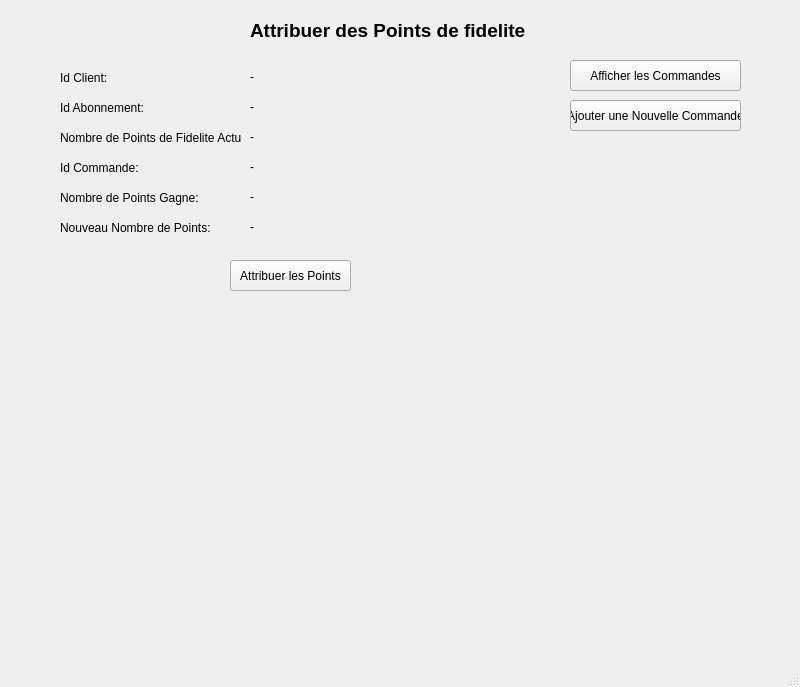
<?xml version="1.0" encoding="UTF-8"?>
<ui version="4.0">
 <class>MainWindow</class>
 <widget class="QMainWindow" name="MainWindow">
  <property name="geometry">
   <rect>
    <x>0</x>
    <y>0</y>
    <width>800</width>
    <height>687</height>
   </rect>
  </property>
  <property name="windowTitle">
   <string>MainWindow</string>
  </property>
  <widget class="QWidget" name="centralwidget">
   <widget class="QStackedWidget" name="stackedWidget">
    <property name="geometry">
     <rect>
      <x>10</x>
      <y>0</y>
      <width>771</width>
      <height>631</height>
     </rect>
    </property>
    <property name="currentIndex">
     <number>3</number>
    </property>
    <widget class="QWidget" name="stackedWidgetPage1">
     <widget class="QLabel" name="label_4">
      <property name="geometry">
       <rect>
        <x>20</x>
        <y>120</y>
        <width>101</width>
        <height>16</height>
       </rect>
      </property>
      <property name="text">
       <string>Nombre de Pieces:</string>
      </property>
     </widget>
     <widget class="QSpinBox" name="spinBox">
      <property name="geometry">
       <rect>
        <x>140</x>
        <y>120</y>
        <width>151</width>
        <height>21</height>
       </rect>
      </property>
      <property name="maximum">
       <number>1000000</number>
      </property>
     </widget>
     <widget class="QCheckBox" name="checkBox">
      <property name="geometry">
       <rect>
        <x>140</x>
        <y>520</y>
        <width>70</width>
        <height>18</height>
       </rect>
      </property>
      <property name="text">
       <string>Oui</string>
      </property>
     </widget>
     <widget class="QLabel" name="label_5">
      <property name="geometry">
       <rect>
        <x>20</x>
        <y>520</y>
        <width>101</width>
        <height>16</height>
       </rect>
      </property>
      <property name="text">
       <string>Livraison a domicile:</string>
      </property>
     </widget>
     <widget class="QCheckBox" name="checkBox_2">
      <property name="geometry">
       <rect>
        <x>240</x>
        <y>520</y>
        <width>70</width>
        <height>18</height>
       </rect>
      </property>
      <property name="text">
       <string>Non</string>
      </property>
     </widget>
     <widget class="QPushButton" name="pushButton_3">
      <property name="geometry">
       <rect>
        <x>140</x>
        <y>590</y>
        <width>111</width>
        <height>31</height>
       </rect>
      </property>
      <property name="text">
       <string>AJouter Commande</string>
      </property>
     </widget>
     <widget class="QPushButton" name="pushButton_4">
      <property name="geometry">
       <rect>
        <x>260</x>
        <y>590</y>
        <width>121</width>
        <height>31</height>
       </rect>
      </property>
      <property name="text">
       <string>Annuler</string>
      </property>
     </widget>
     <widget class="QTableWidget" name="tableWidget_2">
      <property name="geometry">
       <rect>
        <x>140</x>
        <y>150</y>
        <width>291</width>
        <height>291</height>
       </rect>
      </property>
      <row>
       <property name="text">
        <string/>
       </property>
      </row>
      <row>
       <property name="text">
        <string>Couette</string>
       </property>
      </row>
      <row>
       <property name="text">
        <string>Drap</string>
       </property>
      </row>
      <row>
       <property name="text">
        <string>Veste</string>
       </property>
      </row>
      <row>
       <property name="text">
        <string>Pantalon</string>
       </property>
      </row>
      <row>
       <property name="text">
        <string>Robe</string>
       </property>
      </row>
      <row>
       <property name="text">
        <string>Costume</string>
       </property>
      </row>
      <row>
       <property name="text">
        <string>Chaussure</string>
       </property>
      </row>
      <row>
       <property name="text">
        <string/>
       </property>
      </row>
      <column>
       <property name="text">
        <string>Nombre</string>
       </property>
      </column>
      <column>
       <property name="text">
        <string>Prix Unitaire</string>
       </property>
      </column>
      <item row="1" column="0">
       <property name="text">
        <string>0</string>
       </property>
      </item>
      <item row="1" column="1">
       <property name="text">
        <string>10</string>
       </property>
      </item>
      <item row="2" column="0">
       <property name="text">
        <string>0</string>
       </property>
      </item>
      <item row="2" column="1">
       <property name="text">
        <string>10</string>
       </property>
      </item>
      <item row="3" column="0">
       <property name="text">
        <string>0</string>
       </property>
      </item>
      <item row="3" column="1">
       <property name="text">
        <string>5</string>
       </property>
      </item>
      <item row="4" column="0">
       <property name="text">
        <string>0</string>
       </property>
      </item>
      <item row="4" column="1">
       <property name="text">
        <string>5</string>
       </property>
      </item>
      <item row="5" column="0">
       <property name="text">
        <string>0</string>
       </property>
      </item>
      <item row="5" column="1">
       <property name="text">
        <string>5</string>
       </property>
      </item>
      <item row="6" column="0">
       <property name="text">
        <string>0</string>
       </property>
      </item>
      <item row="6" column="1">
       <property name="text">
        <string>10</string>
       </property>
      </item>
      <item row="7" column="0">
       <property name="text">
        <string>0</string>
       </property>
      </item>
      <item row="7" column="1">
       <property name="text">
        <string>5</string>
       </property>
      </item>
     </widget>
     <widget class="QLabel" name="label">
      <property name="geometry">
       <rect>
        <x>20</x>
        <y>50</y>
        <width>91</width>
        <height>16</height>
       </rect>
      </property>
      <property name="text">
       <string>Identifiant Client:</string>
      </property>
     </widget>
     <widget class="QComboBox" name="comboBox">
      <property name="geometry">
       <rect>
        <x>140</x>
        <y>50</y>
        <width>151</width>
        <height>21</height>
       </rect>
      </property>
     </widget>
     <widget class="QLabel" name="label_2">
      <property name="geometry">
       <rect>
        <x>250</x>
        <y>10</y>
        <width>251</width>
        <height>21</height>
       </rect>
      </property>
      <property name="styleSheet">
       <string notr="true">font: 75 14pt &quot;MS Shell Dlg 2&quot;;</string>
      </property>
      <property name="text">
       <string>Ajouter Une Commande</string>
      </property>
     </widget>
     <widget class="QLabel" name="label_6">
      <property name="geometry">
       <rect>
        <x>20</x>
        <y>540</y>
        <width>47</width>
        <height>14</height>
       </rect>
      </property>
      <property name="text">
       <string>Payé:</string>
      </property>
     </widget>
     <widget class="QCheckBox" name="checkBox_5">
      <property name="geometry">
       <rect>
        <x>140</x>
        <y>540</y>
        <width>70</width>
        <height>18</height>
       </rect>
      </property>
      <property name="text">
       <string>Oui</string>
      </property>
     </widget>
     <widget class="QCheckBox" name="checkBox_6">
      <property name="geometry">
       <rect>
        <x>240</x>
        <y>540</y>
        <width>70</width>
        <height>18</height>
       </rect>
      </property>
      <property name="text">
       <string>Non</string>
      </property>
     </widget>
     <widget class="QLineEdit" name="lineEdit_7">
      <property name="geometry">
       <rect>
        <x>190</x>
        <y>460</y>
        <width>113</width>
        <height>20</height>
       </rect>
      </property>
     </widget>
     <widget class="QLabel" name="label_20">
      <property name="geometry">
       <rect>
        <x>140</x>
        <y>460</y>
        <width>47</width>
        <height>14</height>
       </rect>
      </property>
      <property name="text">
       <string>Total</string>
      </property>
     </widget>
     <widget class="QPushButton" name="Boutton_Afiche_Commades">
      <property name="geometry">
       <rect>
        <x>580</x>
        <y>50</y>
        <width>171</width>
        <height>31</height>
       </rect>
      </property>
      <property name="text">
       <string>Afficher les Commades</string>
      </property>
     </widget>
     <widget class="QLabel" name="label_21">
      <property name="geometry">
       <rect>
        <x>20</x>
        <y>80</y>
        <width>101</width>
        <height>16</height>
       </rect>
      </property>
      <property name="text">
       <string>Identifiant Employe:</string>
      </property>
     </widget>
     <widget class="QComboBox" name="comboBox_5">
      <property name="geometry">
       <rect>
        <x>140</x>
        <y>80</y>
        <width>151</width>
        <height>22</height>
       </rect>
      </property>
     </widget>
     <widget class="QLabel" name="label_8">
      <property name="geometry">
       <rect>
        <x>300</x>
        <y>50</y>
        <width>161</width>
        <height>16</height>
       </rect>
      </property>
      <property name="text">
       <string/>
      </property>
     </widget>
     <widget class="QLabel" name="label_22">
      <property name="geometry">
       <rect>
        <x>300</x>
        <y>80</y>
        <width>141</width>
        <height>16</height>
       </rect>
      </property>
      <property name="text">
       <string/>
      </property>
     </widget>
     <widget class="QLabel" name="label_23">
      <property name="geometry">
       <rect>
        <x>300</x>
        <y>120</y>
        <width>171</width>
        <height>16</height>
       </rect>
      </property>
      <property name="text">
       <string/>
      </property>
     </widget>
     <widget class="QLabel" name="label_24">
      <property name="geometry">
       <rect>
        <x>290</x>
        <y>520</y>
        <width>161</width>
        <height>16</height>
       </rect>
      </property>
      <property name="text">
       <string/>
      </property>
     </widget>
     <widget class="QLabel" name="label_25">
      <property name="geometry">
       <rect>
        <x>300</x>
        <y>540</y>
        <width>131</width>
        <height>16</height>
       </rect>
      </property>
      <property name="text">
       <string/>
      </property>
     </widget>
     <widget class="QLabel" name="label_26">
      <property name="geometry">
       <rect>
        <x>440</x>
        <y>470</y>
        <width>131</width>
        <height>16</height>
       </rect>
      </property>
      <property name="text">
       <string/>
      </property>
     </widget>
     <widget class="QPushButton" name="pushButton_2">
      <property name="geometry">
       <rect>
        <x>340</x>
        <y>460</y>
        <width>91</width>
        <height>31</height>
       </rect>
      </property>
      <property name="text">
       <string>Calculer Total</string>
      </property>
     </widget>
     <widget class="QPushButton" name="pushButton_14">
      <property name="geometry">
       <rect>
        <x>580</x>
        <y>90</y>
        <width>171</width>
        <height>31</height>
       </rect>
      </property>
      <property name="text">
       <string>Attribuer des Points de Fidelite</string>
      </property>
     </widget>
    </widget>
    <widget class="QWidget" name="stackedWidgetPage2">
     <widget class="QLineEdit" name="lineEdit_4">
      <property name="geometry">
       <rect>
        <x>620</x>
        <y>90</y>
        <width>101</width>
        <height>31</height>
       </rect>
      </property>
     </widget>
     <widget class="QLabel" name="label_7">
      <property name="geometry">
       <rect>
        <x>560</x>
        <y>100</y>
        <width>61</width>
        <height>16</height>
       </rect>
      </property>
      <property name="text">
       <string>Rechercher:</string>
      </property>
     </widget>
     <widget class="QGroupBox" name="groupBox">
      <property name="geometry">
       <rect>
        <x>340</x>
        <y>400</y>
        <width>381</width>
        <height>221</height>
       </rect>
      </property>
      <property name="title">
       <string>Modifier</string>
      </property>
      <widget class="QLineEdit" name="lineEdit_3">
       <property name="geometry">
        <rect>
         <x>90</x>
         <y>50</y>
         <width>81</width>
         <height>20</height>
        </rect>
       </property>
      </widget>
      <widget class="QLineEdit" name="lineEdit_5">
       <property name="geometry">
        <rect>
         <x>90</x>
         <y>80</y>
         <width>81</width>
         <height>20</height>
        </rect>
       </property>
      </widget>
      <widget class="QComboBox" name="comboBox_2">
       <property name="geometry">
        <rect>
         <x>260</x>
         <y>20</y>
         <width>111</width>
         <height>22</height>
        </rect>
       </property>
       <item>
        <property name="text">
         <string/>
        </property>
       </item>
       <item>
        <property name="text">
         <string>Oui</string>
        </property>
       </item>
       <item>
        <property name="text">
         <string>Non</string>
        </property>
       </item>
      </widget>
      <widget class="QComboBox" name="comboBox_3">
       <property name="geometry">
        <rect>
         <x>260</x>
         <y>50</y>
         <width>111</width>
         <height>22</height>
        </rect>
       </property>
       <item>
        <property name="text">
         <string/>
        </property>
       </item>
       <item>
        <property name="text">
         <string>Paye</string>
        </property>
       </item>
       <item>
        <property name="text">
         <string>Non-Paye</string>
        </property>
       </item>
      </widget>
      <widget class="QLabel" name="label_12">
       <property name="geometry">
        <rect>
         <x>10</x>
         <y>50</y>
         <width>47</width>
         <height>14</height>
        </rect>
       </property>
       <property name="text">
        <string>Montant:</string>
       </property>
      </widget>
      <widget class="QLabel" name="label_13">
       <property name="geometry">
        <rect>
         <x>10</x>
         <y>70</y>
         <width>61</width>
         <height>31</height>
        </rect>
       </property>
       <property name="text">
        <string>nombre de 
Pieces:</string>
       </property>
      </widget>
      <widget class="QLabel" name="label_14">
       <property name="geometry">
        <rect>
         <x>210</x>
         <y>20</y>
         <width>47</width>
         <height>14</height>
        </rect>
       </property>
       <property name="text">
        <string>Livrable:</string>
       </property>
      </widget>
      <widget class="QLabel" name="label_15">
       <property name="geometry">
        <rect>
         <x>210</x>
         <y>50</y>
         <width>47</width>
         <height>14</height>
        </rect>
       </property>
       <property name="text">
        <string>Statut:</string>
       </property>
      </widget>
      <widget class="QLabel" name="label_16">
       <property name="geometry">
        <rect>
         <x>210</x>
         <y>80</y>
         <width>47</width>
         <height>14</height>
        </rect>
       </property>
       <property name="text">
        <string>Employe</string>
       </property>
      </widget>
      <widget class="QLabel" name="label_18">
       <property name="geometry">
        <rect>
         <x>10</x>
         <y>110</y>
         <width>71</width>
         <height>16</height>
        </rect>
       </property>
       <property name="text">
        <string>Date Retrait:</string>
       </property>
      </widget>
      <widget class="QComboBox" name="comboBox_4">
       <property name="geometry">
        <rect>
         <x>260</x>
         <y>80</y>
         <width>111</width>
         <height>22</height>
        </rect>
       </property>
      </widget>
      <widget class="QDateEdit" name="dateEdit_2">
       <property name="geometry">
        <rect>
         <x>90</x>
         <y>110</y>
         <width>81</width>
         <height>22</height>
        </rect>
       </property>
      </widget>
      <widget class="QLabel" name="label_19">
       <property name="geometry">
        <rect>
         <x>10</x>
         <y>20</y>
         <width>81</width>
         <height>16</height>
        </rect>
       </property>
       <property name="text">
        <string>Id Commande:</string>
       </property>
      </widget>
      <widget class="QLineEdit" name="lineEdit_6">
       <property name="geometry">
        <rect>
         <x>90</x>
         <y>20</y>
         <width>81</width>
         <height>20</height>
        </rect>
       </property>
      </widget>
      <widget class="QPushButton" name="pushButton">
       <property name="geometry">
        <rect>
         <x>140</x>
         <y>160</y>
         <width>111</width>
         <height>41</height>
        </rect>
       </property>
       <property name="text">
        <string>Modifier</string>
       </property>
      </widget>
      <widget class="QLabel" name="label_17">
       <property name="geometry">
        <rect>
         <x>210</x>
         <y>110</y>
         <width>47</width>
         <height>14</height>
        </rect>
       </property>
       <property name="text">
        <string>id Client:</string>
       </property>
      </widget>
      <widget class="QComboBox" name="comboBox_6">
       <property name="geometry">
        <rect>
         <x>260</x>
         <y>110</y>
         <width>111</width>
         <height>22</height>
        </rect>
       </property>
      </widget>
     </widget>
     <widget class="QPushButton" name="pushButton_5">
      <property name="geometry">
       <rect>
        <x>240</x>
        <y>400</y>
        <width>75</width>
        <height>31</height>
       </rect>
      </property>
      <property name="text">
       <string>Supprimer</string>
      </property>
     </widget>
     <widget class="QGroupBox" name="groupBox_2">
      <property name="geometry">
       <rect>
        <x>450</x>
        <y>60</y>
        <width>101</width>
        <height>101</height>
       </rect>
      </property>
      <property name="title">
       <string>Filtre</string>
      </property>
      <widget class="QCheckBox" name="checkBox_3">
       <property name="geometry">
        <rect>
         <x>10</x>
         <y>20</y>
         <width>70</width>
         <height>18</height>
        </rect>
       </property>
       <property name="text">
        <string>Livrable</string>
       </property>
      </widget>
      <widget class="QCheckBox" name="checkBox_4">
       <property name="geometry">
        <rect>
         <x>10</x>
         <y>60</y>
         <width>70</width>
         <height>18</height>
        </rect>
       </property>
       <property name="text">
        <string>Paye</string>
       </property>
      </widget>
      <widget class="QCheckBox" name="checkBox_7">
       <property name="geometry">
        <rect>
         <x>10</x>
         <y>80</y>
         <width>70</width>
         <height>18</height>
        </rect>
       </property>
       <property name="text">
        <string>Non-paye</string>
       </property>
      </widget>
      <widget class="QCheckBox" name="checkBox_16">
       <property name="geometry">
        <rect>
         <x>10</x>
         <y>40</y>
         <width>81</width>
         <height>18</height>
        </rect>
       </property>
       <property name="text">
        <string>Non-Livrable</string>
       </property>
      </widget>
     </widget>
     <widget class="QLabel" name="label_3">
      <property name="geometry">
       <rect>
        <x>290</x>
        <y>20</y>
        <width>201</width>
        <height>20</height>
       </rect>
      </property>
      <property name="styleSheet">
       <string notr="true">font: 75 14pt &quot;MS Shell Dlg 2&quot;;</string>
      </property>
      <property name="text">
       <string>Les Commandes</string>
      </property>
     </widget>
     <widget class="QPushButton" name="pushButton_6">
      <property name="geometry">
       <rect>
        <x>10</x>
        <y>400</y>
        <width>121</width>
        <height>31</height>
       </rect>
      </property>
      <property name="text">
       <string>Marquer comme Payé</string>
      </property>
     </widget>
     <widget class="QPushButton" name="pushButton_7">
      <property name="geometry">
       <rect>
        <x>140</x>
        <y>400</y>
        <width>91</width>
        <height>31</height>
       </rect>
      </property>
      <property name="text">
       <string>Imprimer Recu</string>
      </property>
     </widget>
     <widget class="QTableView" name="tableView">
      <property name="geometry">
       <rect>
        <x>10</x>
        <y>190</y>
        <width>711</width>
        <height>192</height>
       </rect>
      </property>
     </widget>
     <widget class="QPushButton" name="Boutton_aller_a_ajouterCommande">
      <property name="geometry">
       <rect>
        <x>10</x>
        <y>440</y>
        <width>121</width>
        <height>41</height>
       </rect>
      </property>
      <property name="text">
       <string>Ajouter une 
Nouvelle Commande</string>
      </property>
     </widget>
     <widget class="QGroupBox" name="groupBox_4">
      <property name="geometry">
       <rect>
        <x>10</x>
        <y>60</y>
        <width>431</width>
        <height>91</height>
       </rect>
      </property>
      <property name="title">
       <string>Trier par:</string>
      </property>
      <widget class="QGroupBox" name="groupBox_5">
       <property name="geometry">
        <rect>
         <x>10</x>
         <y>20</y>
         <width>101</width>
         <height>61</height>
        </rect>
       </property>
       <property name="title">
        <string>Montant</string>
       </property>
       <widget class="QCheckBox" name="checkBox_8">
        <property name="geometry">
         <rect>
          <x>10</x>
          <y>20</y>
          <width>70</width>
          <height>18</height>
         </rect>
        </property>
        <property name="text">
         <string>croissant</string>
        </property>
       </widget>
       <widget class="QCheckBox" name="checkBox_9">
        <property name="geometry">
         <rect>
          <x>10</x>
          <y>40</y>
          <width>81</width>
          <height>18</height>
         </rect>
        </property>
        <property name="text">
         <string>decroissant</string>
        </property>
       </widget>
      </widget>
      <widget class="QGroupBox" name="groupBox_6">
       <property name="geometry">
        <rect>
         <x>110</x>
         <y>20</y>
         <width>101</width>
         <height>61</height>
        </rect>
       </property>
       <property name="title">
        <string>Date Depot</string>
       </property>
       <widget class="QCheckBox" name="checkBox_10">
        <property name="geometry">
         <rect>
          <x>10</x>
          <y>20</y>
          <width>70</width>
          <height>18</height>
         </rect>
        </property>
        <property name="text">
         <string>croissant</string>
        </property>
       </widget>
       <widget class="QCheckBox" name="checkBox_11">
        <property name="geometry">
         <rect>
          <x>10</x>
          <y>40</y>
          <width>81</width>
          <height>18</height>
         </rect>
        </property>
        <property name="text">
         <string>decroissant</string>
        </property>
       </widget>
      </widget>
      <widget class="QGroupBox" name="groupBox_7">
       <property name="geometry">
        <rect>
         <x>210</x>
         <y>20</y>
         <width>101</width>
         <height>61</height>
        </rect>
       </property>
       <property name="title">
        <string>Date Retrait</string>
       </property>
       <widget class="QCheckBox" name="checkBox_12">
        <property name="geometry">
         <rect>
          <x>10</x>
          <y>20</y>
          <width>70</width>
          <height>18</height>
         </rect>
        </property>
        <property name="text">
         <string>croissant</string>
        </property>
       </widget>
       <widget class="QCheckBox" name="checkBox_13">
        <property name="geometry">
         <rect>
          <x>10</x>
          <y>40</y>
          <width>81</width>
          <height>18</height>
         </rect>
        </property>
        <property name="text">
         <string>decroissant</string>
        </property>
       </widget>
      </widget>
      <widget class="QGroupBox" name="groupBox_8">
       <property name="geometry">
        <rect>
         <x>310</x>
         <y>20</y>
         <width>101</width>
         <height>61</height>
        </rect>
       </property>
       <property name="title">
        <string>Nombre de Pieces</string>
       </property>
       <widget class="QCheckBox" name="checkBox_14">
        <property name="geometry">
         <rect>
          <x>10</x>
          <y>20</y>
          <width>70</width>
          <height>18</height>
         </rect>
        </property>
        <property name="text">
         <string>croissant</string>
        </property>
       </widget>
       <widget class="QCheckBox" name="checkBox_15">
        <property name="geometry">
         <rect>
          <x>10</x>
          <y>40</y>
          <width>81</width>
          <height>18</height>
         </rect>
        </property>
        <property name="text">
         <string>decroissant</string>
        </property>
       </widget>
      </widget>
     </widget>
     <widget class="QPushButton" name="pushButton_10">
      <property name="geometry">
       <rect>
        <x>140</x>
        <y>440</y>
        <width>171</width>
        <height>41</height>
       </rect>
      </property>
      <property name="text">
       <string>Envoyer SMS de Confirmation</string>
      </property>
     </widget>
     <widget class="QPushButton" name="pushButton_15">
      <property name="geometry">
       <rect>
        <x>10</x>
        <y>490</y>
        <width>121</width>
        <height>41</height>
       </rect>
      </property>
      <property name="text">
       <string>Attribuer des
 Points de Fidelite</string>
      </property>
     </widget>
    </widget>
    <widget class="QWidget" name="page_2">
     <widget class="QLabel" name="label_27">
      <property name="geometry">
       <rect>
        <x>300</x>
        <y>50</y>
        <width>211</width>
        <height>41</height>
       </rect>
      </property>
      <property name="text">
       <string>&lt;html&gt;&lt;head/&gt;&lt;body&gt;&lt;p&gt;&lt;span style=&quot; font-size:22pt; font-weight:600;&quot;&gt;PARAMETRES&lt;/span&gt;&lt;/p&gt;&lt;/body&gt;&lt;/html&gt;</string>
      </property>
     </widget>
     <widget class="QLabel" name="label_28">
      <property name="geometry">
       <rect>
        <x>40</x>
        <y>110</y>
        <width>61</width>
        <height>20</height>
       </rect>
      </property>
      <property name="text">
       <string>LANGUE :</string>
      </property>
     </widget>
     <widget class="QComboBox" name="comboBox_7">
      <property name="geometry">
       <rect>
        <x>110</x>
        <y>110</y>
        <width>141</width>
        <height>22</height>
       </rect>
      </property>
      <item>
       <property name="text">
        <string>Francais</string>
       </property>
      </item>
      <item>
       <property name="text">
        <string>Anglais</string>
       </property>
      </item>
      <item>
       <property name="text">
        <string>Tunisien</string>
       </property>
      </item>
     </widget>
     <widget class="QPushButton" name="pushButton_11">
      <property name="geometry">
       <rect>
        <x>280</x>
        <y>110</y>
        <width>111</width>
        <height>23</height>
       </rect>
      </property>
      <property name="text">
       <string>Definir la langue</string>
      </property>
     </widget>
     <widget class="QPushButton" name="pushButton_12">
      <property name="geometry">
       <rect>
        <x>630</x>
        <y>60</y>
        <width>141</width>
        <height>51</height>
       </rect>
      </property>
      <property name="text">
       <string>Afficher les Commandes</string>
      </property>
     </widget>
    </widget>
    <widget class="QWidget" name="page">
     <widget class="QLabel" name="label_9">
      <property name="geometry">
       <rect>
        <x>240</x>
        <y>10</y>
        <width>301</width>
        <height>41</height>
       </rect>
      </property>
      <property name="minimumSize">
       <size>
        <width>111</width>
        <height>16</height>
       </size>
      </property>
      <property name="text">
       <string>&lt;html&gt;&lt;head/&gt;&lt;body&gt;&lt;p&gt;&lt;span style=&quot; font-size:14pt; font-weight:600;&quot;&gt;Attribuer des Points de fidelite&lt;/span&gt;&lt;/p&gt;&lt;/body&gt;&lt;/html&gt;</string>
      </property>
     </widget>
     <widget class="QLabel" name="label_10">
      <property name="geometry">
       <rect>
        <x>50</x>
        <y>70</y>
        <width>61</width>
        <height>16</height>
       </rect>
      </property>
      <property name="text">
       <string>Id Client:</string>
      </property>
     </widget>
     <widget class="QLabel" name="label_11">
      <property name="geometry">
       <rect>
        <x>240</x>
        <y>70</y>
        <width>47</width>
        <height>14</height>
       </rect>
      </property>
      <property name="text">
       <string>-</string>
      </property>
     </widget>
     <widget class="QLabel" name="label_29">
      <property name="geometry">
       <rect>
        <x>50</x>
        <y>100</y>
        <width>91</width>
        <height>16</height>
       </rect>
      </property>
      <property name="text">
       <string>Id Abonnement:</string>
      </property>
     </widget>
     <widget class="QLabel" name="label_30">
      <property name="geometry">
       <rect>
        <x>240</x>
        <y>100</y>
        <width>47</width>
        <height>14</height>
       </rect>
      </property>
      <property name="text">
       <string>-</string>
      </property>
     </widget>
     <widget class="QLabel" name="label_31">
      <property name="geometry">
       <rect>
        <x>50</x>
        <y>130</y>
        <width>181</width>
        <height>16</height>
       </rect>
      </property>
      <property name="text">
       <string>Nombre de Points de Fidelite Actuel:</string>
      </property>
     </widget>
     <widget class="QLabel" name="label_32">
      <property name="geometry">
       <rect>
        <x>240</x>
        <y>130</y>
        <width>47</width>
        <height>14</height>
       </rect>
      </property>
      <property name="text">
       <string>-</string>
      </property>
     </widget>
     <widget class="QLabel" name="label_33">
      <property name="geometry">
       <rect>
        <x>50</x>
        <y>190</y>
        <width>171</width>
        <height>16</height>
       </rect>
      </property>
      <property name="text">
       <string>Nombre de Points Gagne:</string>
      </property>
     </widget>
     <widget class="QLabel" name="label_34">
      <property name="geometry">
       <rect>
        <x>50</x>
        <y>160</y>
        <width>81</width>
        <height>16</height>
       </rect>
      </property>
      <property name="text">
       <string>Id Commande:</string>
      </property>
     </widget>
     <widget class="QPushButton" name="pushButton_8">
      <property name="geometry">
       <rect>
        <x>220</x>
        <y>260</y>
        <width>121</width>
        <height>31</height>
       </rect>
      </property>
      <property name="text">
       <string>Attribuer les Points</string>
      </property>
     </widget>
     <widget class="QLabel" name="label_35">
      <property name="geometry">
       <rect>
        <x>240</x>
        <y>160</y>
        <width>47</width>
        <height>14</height>
       </rect>
      </property>
      <property name="text">
       <string>-</string>
      </property>
     </widget>
     <widget class="QLabel" name="label_36">
      <property name="geometry">
       <rect>
        <x>240</x>
        <y>190</y>
        <width>47</width>
        <height>14</height>
       </rect>
      </property>
      <property name="text">
       <string>-</string>
      </property>
     </widget>
     <widget class="QLabel" name="label_37">
      <property name="geometry">
       <rect>
        <x>50</x>
        <y>220</y>
        <width>151</width>
        <height>16</height>
       </rect>
      </property>
      <property name="text">
       <string>Nouveau Nombre de Points:</string>
      </property>
     </widget>
     <widget class="QLabel" name="label_38">
      <property name="geometry">
       <rect>
        <x>240</x>
        <y>220</y>
        <width>47</width>
        <height>14</height>
       </rect>
      </property>
      <property name="text">
       <string>-</string>
      </property>
     </widget>
     <widget class="QPushButton" name="pushButton_9">
      <property name="geometry">
       <rect>
        <x>560</x>
        <y>60</y>
        <width>171</width>
        <height>31</height>
       </rect>
      </property>
      <property name="text">
       <string>Afficher les Commandes</string>
      </property>
     </widget>
     <widget class="QPushButton" name="pushButton_13">
      <property name="geometry">
       <rect>
        <x>560</x>
        <y>100</y>
        <width>171</width>
        <height>31</height>
       </rect>
      </property>
      <property name="text">
       <string>Ajouter une Nouvelle Commande</string>
      </property>
     </widget>
    </widget>
   </widget>
  </widget>
  <widget class="QMenuBar" name="menubar">
   <property name="geometry">
    <rect>
     <x>0</x>
     <y>0</y>
     <width>800</width>
     <height>22</height>
    </rect>
   </property>
  </widget>
  <widget class="QStatusBar" name="statusbar"/>
 </widget>
 <resources/>
 <connections/>
</ui>
